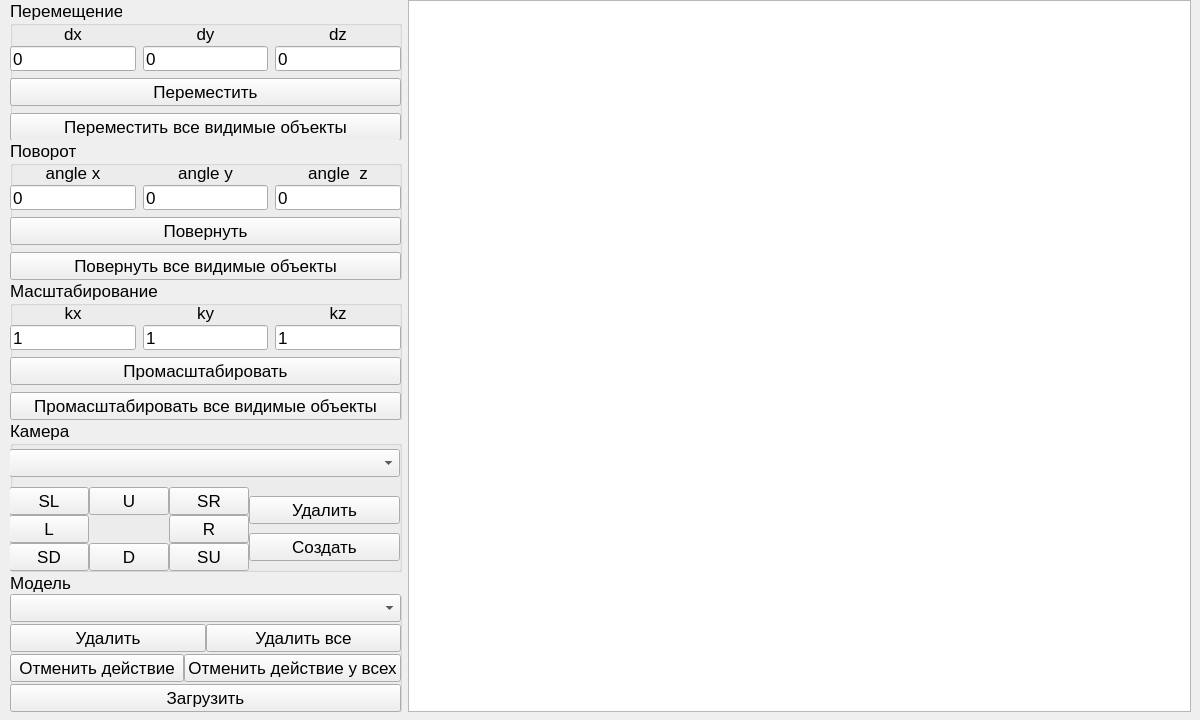
<?xml version="1.0" encoding="UTF-8"?>
<ui version="4.0">
 <class>MainWindow</class>
 <widget class="QMainWindow" name="MainWindow">
  <property name="geometry">
   <rect>
    <x>0</x>
    <y>0</y>
    <width>1200</width>
    <height>720</height>
   </rect>
  </property>
  <property name="minimumSize">
   <size>
    <width>1200</width>
    <height>720</height>
   </size>
  </property>
  <property name="maximumSize">
   <size>
    <width>1200</width>
    <height>720</height>
   </size>
  </property>
  <property name="windowTitle">
   <string>MainWindow</string>
  </property>
  <widget class="QWidget" name="centralwidget">
   <widget class="QWidget" name="horizontalLayoutWidget">
    <property name="geometry">
     <rect>
      <x>10</x>
      <y>0</y>
      <width>1181</width>
      <height>712</height>
     </rect>
    </property>
    <layout class="QHBoxLayout" name="horizontalLayout" stretch="2,4">
     <item>
      <layout class="QVBoxLayout" name="verticalLayout">
       <property name="spacing">
        <number>0</number>
       </property>
       <item>
        <widget class="QGroupBox" name="groupBox">
         <property name="maximumSize">
          <size>
           <width>16777215</width>
           <height>140</height>
          </size>
         </property>
         <property name="font">
          <font>
           <pointsize>13</pointsize>
          </font>
         </property>
         <property name="title">
          <string>Перемещение</string>
         </property>
         <widget class="QWidget" name="verticalLayoutWidget_2">
          <property name="geometry">
           <rect>
            <x>0</x>
            <y>20</y>
            <width>391</width>
            <height>123</height>
           </rect>
          </property>
          <layout class="QVBoxLayout" name="verticalLayout_2">
           <property name="spacing">
            <number>0</number>
           </property>
           <item>
            <layout class="QVBoxLayout" name="verticalLayout_6">
             <property name="spacing">
              <number>7</number>
             </property>
             <item>
              <layout class="QHBoxLayout" name="horizontalLayout_2">
               <item>
                <layout class="QVBoxLayout" name="verticalLayout_7">
                 <property name="spacing">
                  <number>0</number>
                 </property>
                 <item>
                  <widget class="QLabel" name="label_2">
                   <property name="maximumSize">
                    <size>
                     <width>16777215</width>
                     <height>25</height>
                    </size>
                   </property>
                   <property name="text">
                    <string>dx</string>
                   </property>
                   <property name="alignment">
                    <set>Qt::AlignCenter</set>
                   </property>
                  </widget>
                 </item>
                 <item>
                  <widget class="QLineEdit" name="input_dx">
                   <property name="sizePolicy">
                    <sizepolicy hsizetype="Preferred" vsizetype="Fixed">
                     <horstretch>0</horstretch>
                     <verstretch>0</verstretch>
                    </sizepolicy>
                   </property>
                   <property name="maximumSize">
                    <size>
                     <width>16777215</width>
                     <height>25</height>
                    </size>
                   </property>
                   <property name="text">
                    <string>0</string>
                   </property>
                  </widget>
                 </item>
                </layout>
               </item>
               <item>
                <layout class="QVBoxLayout" name="verticalLayout_8">
                 <property name="spacing">
                  <number>0</number>
                 </property>
                 <item>
                  <widget class="QLabel" name="label_4">
                   <property name="maximumSize">
                    <size>
                     <width>16777215</width>
                     <height>25</height>
                    </size>
                   </property>
                   <property name="text">
                    <string>dy</string>
                   </property>
                   <property name="alignment">
                    <set>Qt::AlignCenter</set>
                   </property>
                  </widget>
                 </item>
                 <item>
                  <widget class="QLineEdit" name="input_dy">
                   <property name="sizePolicy">
                    <sizepolicy hsizetype="Preferred" vsizetype="Fixed">
                     <horstretch>0</horstretch>
                     <verstretch>0</verstretch>
                    </sizepolicy>
                   </property>
                   <property name="maximumSize">
                    <size>
                     <width>16777215</width>
                     <height>25</height>
                    </size>
                   </property>
                   <property name="text">
                    <string>0</string>
                   </property>
                  </widget>
                 </item>
                </layout>
               </item>
               <item>
                <layout class="QVBoxLayout" name="verticalLayout_9">
                 <property name="spacing">
                  <number>0</number>
                 </property>
                 <item>
                  <widget class="QLabel" name="label_10">
                   <property name="maximumSize">
                    <size>
                     <width>16777215</width>
                     <height>25</height>
                    </size>
                   </property>
                   <property name="text">
                    <string>dz</string>
                   </property>
                   <property name="alignment">
                    <set>Qt::AlignCenter</set>
                   </property>
                  </widget>
                 </item>
                 <item>
                  <widget class="QLineEdit" name="input_dz">
                   <property name="sizePolicy">
                    <sizepolicy hsizetype="Preferred" vsizetype="Fixed">
                     <horstretch>0</horstretch>
                     <verstretch>0</verstretch>
                    </sizepolicy>
                   </property>
                   <property name="maximumSize">
                    <size>
                     <width>16777215</width>
                     <height>25</height>
                    </size>
                   </property>
                   <property name="text">
                    <string>0</string>
                   </property>
                  </widget>
                 </item>
                </layout>
               </item>
              </layout>
             </item>
             <item>
              <widget class="QPushButton" name="btn_move">
               <property name="text">
                <string>Переместить</string>
               </property>
              </widget>
             </item>
             <item>
              <widget class="QPushButton" name="btn_move_all">
               <property name="text">
                <string>Переместить все видимые объекты</string>
               </property>
              </widget>
             </item>
            </layout>
           </item>
          </layout>
         </widget>
        </widget>
       </item>
       <item>
        <widget class="QGroupBox" name="groupBox_2">
         <property name="maximumSize">
          <size>
           <width>16777215</width>
           <height>140</height>
          </size>
         </property>
         <property name="font">
          <font>
           <pointsize>13</pointsize>
          </font>
         </property>
         <property name="title">
          <string>Поворот</string>
         </property>
         <widget class="QWidget" name="verticalLayoutWidget_3">
          <property name="geometry">
           <rect>
            <x>0</x>
            <y>20</y>
            <width>391</width>
            <height>121</height>
           </rect>
          </property>
          <layout class="QVBoxLayout" name="verticalLayout_3">
           <property name="spacing">
            <number>0</number>
           </property>
           <item>
            <layout class="QVBoxLayout" name="verticalLayout_10">
             <property name="spacing">
              <number>7</number>
             </property>
             <item>
              <layout class="QHBoxLayout" name="horizontalLayout_3">
               <item>
                <layout class="QVBoxLayout" name="verticalLayout_11">
                 <property name="spacing">
                  <number>0</number>
                 </property>
                 <item>
                  <widget class="QLabel" name="label_3">
                   <property name="maximumSize">
                    <size>
                     <width>16777215</width>
                     <height>25</height>
                    </size>
                   </property>
                   <property name="text">
                    <string>angle x</string>
                   </property>
                   <property name="alignment">
                    <set>Qt::AlignCenter</set>
                   </property>
                  </widget>
                 </item>
                 <item>
                  <widget class="QLineEdit" name="input_angle_x">
                   <property name="sizePolicy">
                    <sizepolicy hsizetype="Preferred" vsizetype="Fixed">
                     <horstretch>0</horstretch>
                     <verstretch>0</verstretch>
                    </sizepolicy>
                   </property>
                   <property name="maximumSize">
                    <size>
                     <width>16777215</width>
                     <height>25</height>
                    </size>
                   </property>
                   <property name="text">
                    <string>0</string>
                   </property>
                  </widget>
                 </item>
                </layout>
               </item>
               <item>
                <layout class="QVBoxLayout" name="verticalLayout_12">
                 <property name="spacing">
                  <number>0</number>
                 </property>
                 <item>
                  <widget class="QLabel" name="label_5">
                   <property name="maximumSize">
                    <size>
                     <width>16777215</width>
                     <height>25</height>
                    </size>
                   </property>
                   <property name="text">
                    <string>angle y</string>
                   </property>
                   <property name="alignment">
                    <set>Qt::AlignCenter</set>
                   </property>
                  </widget>
                 </item>
                 <item>
                  <widget class="QLineEdit" name="input_angle_y">
                   <property name="sizePolicy">
                    <sizepolicy hsizetype="Preferred" vsizetype="Fixed">
                     <horstretch>0</horstretch>
                     <verstretch>0</verstretch>
                    </sizepolicy>
                   </property>
                   <property name="maximumSize">
                    <size>
                     <width>16777215</width>
                     <height>25</height>
                    </size>
                   </property>
                   <property name="text">
                    <string>0</string>
                   </property>
                  </widget>
                 </item>
                </layout>
               </item>
               <item>
                <layout class="QVBoxLayout" name="verticalLayout_13">
                 <property name="spacing">
                  <number>0</number>
                 </property>
                 <item>
                  <widget class="QLabel" name="label_11">
                   <property name="maximumSize">
                    <size>
                     <width>16777215</width>
                     <height>25</height>
                    </size>
                   </property>
                   <property name="text">
                    <string>angle  z</string>
                   </property>
                   <property name="alignment">
                    <set>Qt::AlignCenter</set>
                   </property>
                  </widget>
                 </item>
                 <item>
                  <widget class="QLineEdit" name="input_angle_z">
                   <property name="sizePolicy">
                    <sizepolicy hsizetype="Preferred" vsizetype="Fixed">
                     <horstretch>0</horstretch>
                     <verstretch>0</verstretch>
                    </sizepolicy>
                   </property>
                   <property name="maximumSize">
                    <size>
                     <width>16777215</width>
                     <height>25</height>
                    </size>
                   </property>
                   <property name="text">
                    <string>0</string>
                   </property>
                  </widget>
                 </item>
                </layout>
               </item>
              </layout>
             </item>
             <item>
              <widget class="QPushButton" name="btn_rotate">
               <property name="text">
                <string>Повернуть</string>
               </property>
              </widget>
             </item>
             <item>
              <widget class="QPushButton" name="btn_rotate_all">
               <property name="text">
                <string>Повернуть все видимые объекты</string>
               </property>
              </widget>
             </item>
            </layout>
           </item>
          </layout>
         </widget>
        </widget>
       </item>
       <item>
        <widget class="QGroupBox" name="groupBox_3">
         <property name="maximumSize">
          <size>
           <width>16777215</width>
           <height>140</height>
          </size>
         </property>
         <property name="font">
          <font>
           <pointsize>13</pointsize>
          </font>
         </property>
         <property name="title">
          <string>Масштабирование</string>
         </property>
         <widget class="QWidget" name="verticalLayoutWidget_4">
          <property name="geometry">
           <rect>
            <x>0</x>
            <y>20</y>
            <width>391</width>
            <height>121</height>
           </rect>
          </property>
          <layout class="QVBoxLayout" name="verticalLayout_4">
           <property name="spacing">
            <number>0</number>
           </property>
           <item>
            <layout class="QVBoxLayout" name="verticalLayout_14">
             <property name="spacing">
              <number>7</number>
             </property>
             <item>
              <layout class="QHBoxLayout" name="horizontalLayout_4">
               <item>
                <layout class="QVBoxLayout" name="verticalLayout_15">
                 <property name="spacing">
                  <number>0</number>
                 </property>
                 <item>
                  <widget class="QLabel" name="label_6">
                   <property name="maximumSize">
                    <size>
                     <width>16777215</width>
                     <height>25</height>
                    </size>
                   </property>
                   <property name="text">
                    <string>kx</string>
                   </property>
                   <property name="alignment">
                    <set>Qt::AlignCenter</set>
                   </property>
                  </widget>
                 </item>
                 <item>
                  <widget class="QLineEdit" name="input_kx">
                   <property name="sizePolicy">
                    <sizepolicy hsizetype="Preferred" vsizetype="Fixed">
                     <horstretch>0</horstretch>
                     <verstretch>0</verstretch>
                    </sizepolicy>
                   </property>
                   <property name="maximumSize">
                    <size>
                     <width>16777215</width>
                     <height>25</height>
                    </size>
                   </property>
                   <property name="text">
                    <string>1</string>
                   </property>
                  </widget>
                 </item>
                </layout>
               </item>
               <item>
                <layout class="QVBoxLayout" name="verticalLayout_16">
                 <property name="spacing">
                  <number>0</number>
                 </property>
                 <item>
                  <widget class="QLabel" name="label_7">
                   <property name="maximumSize">
                    <size>
                     <width>16777215</width>
                     <height>25</height>
                    </size>
                   </property>
                   <property name="text">
                    <string>ky</string>
                   </property>
                   <property name="alignment">
                    <set>Qt::AlignCenter</set>
                   </property>
                  </widget>
                 </item>
                 <item>
                  <widget class="QLineEdit" name="input_ky">
                   <property name="sizePolicy">
                    <sizepolicy hsizetype="Preferred" vsizetype="Fixed">
                     <horstretch>0</horstretch>
                     <verstretch>0</verstretch>
                    </sizepolicy>
                   </property>
                   <property name="maximumSize">
                    <size>
                     <width>16777215</width>
                     <height>25</height>
                    </size>
                   </property>
                   <property name="text">
                    <string>1</string>
                   </property>
                  </widget>
                 </item>
                </layout>
               </item>
               <item>
                <layout class="QVBoxLayout" name="verticalLayout_17">
                 <property name="spacing">
                  <number>0</number>
                 </property>
                 <item>
                  <widget class="QLabel" name="label_12">
                   <property name="maximumSize">
                    <size>
                     <width>16777215</width>
                     <height>25</height>
                    </size>
                   </property>
                   <property name="text">
                    <string>kz</string>
                   </property>
                   <property name="alignment">
                    <set>Qt::AlignCenter</set>
                   </property>
                  </widget>
                 </item>
                 <item>
                  <widget class="QLineEdit" name="input_kz">
                   <property name="sizePolicy">
                    <sizepolicy hsizetype="Preferred" vsizetype="Fixed">
                     <horstretch>0</horstretch>
                     <verstretch>0</verstretch>
                    </sizepolicy>
                   </property>
                   <property name="maximumSize">
                    <size>
                     <width>16777215</width>
                     <height>25</height>
                    </size>
                   </property>
                   <property name="text">
                    <string>1</string>
                   </property>
                  </widget>
                 </item>
                </layout>
               </item>
              </layout>
             </item>
             <item>
              <widget class="QPushButton" name="btn_scale">
               <property name="text">
                <string>Промасштабировать</string>
               </property>
              </widget>
             </item>
             <item>
              <widget class="QPushButton" name="btn_scale_all">
               <property name="text">
                <string>Промасштабировать все видимые объекты</string>
               </property>
              </widget>
             </item>
            </layout>
           </item>
          </layout>
         </widget>
        </widget>
       </item>
       <item>
        <widget class="QGroupBox" name="groupBox_5">
         <property name="maximumSize">
          <size>
           <width>16777215</width>
           <height>170</height>
          </size>
         </property>
         <property name="font">
          <font>
           <pointsize>13</pointsize>
          </font>
         </property>
         <property name="title">
          <string>Камера</string>
         </property>
         <widget class="QWidget" name="verticalLayoutWidget">
          <property name="geometry">
           <rect>
            <x>-1</x>
            <y>19</y>
            <width>391</width>
            <height>144</height>
           </rect>
          </property>
          <layout class="QVBoxLayout" name="verticalLayout_24">
           <property name="spacing">
            <number>0</number>
           </property>
           <item>
            <widget class="QComboBox" name="cameraCB"/>
           </item>
           <item>
            <layout class="QHBoxLayout" name="horizontalLayout_6">
             <item>
              <layout class="QGridLayout" name="gridLayout" columnstretch="0,0,0">
               <property name="spacing">
                <number>0</number>
               </property>
               <item row="1" column="0">
                <widget class="QPushButton" name="btn_left">
                 <property name="text">
                  <string>L</string>
                 </property>
                </widget>
               </item>
               <item row="0" column="1">
                <widget class="QPushButton" name="btn_up">
                 <property name="text">
                  <string>U</string>
                 </property>
                </widget>
               </item>
               <item row="0" column="0">
                <widget class="QPushButton" name="btn_spin_left">
                 <property name="text">
                  <string>SL</string>
                 </property>
                </widget>
               </item>
               <item row="2" column="0">
                <widget class="QPushButton" name="btn_spin_down">
                 <property name="text">
                  <string>SD</string>
                 </property>
                </widget>
               </item>
               <item row="0" column="2">
                <widget class="QPushButton" name="btn_spin_right">
                 <property name="text">
                  <string>SR</string>
                 </property>
                </widget>
               </item>
               <item row="2" column="1">
                <widget class="QPushButton" name="btn_down">
                 <property name="text">
                  <string>D</string>
                 </property>
                </widget>
               </item>
               <item row="1" column="2">
                <widget class="QPushButton" name="btn_right">
                 <property name="text">
                  <string>R</string>
                 </property>
                </widget>
               </item>
               <item row="2" column="2">
                <widget class="QPushButton" name="btn_spin_up">
                 <property name="text">
                  <string>SU</string>
                 </property>
                </widget>
               </item>
              </layout>
             </item>
             <item>
              <layout class="QVBoxLayout" name="verticalLayout_25">
               <item>
                <widget class="QPushButton" name="btn_delete_camera">
                 <property name="text">
                  <string>Удалить</string>
                 </property>
                </widget>
               </item>
               <item>
                <widget class="QPushButton" name="btn_new_camera">
                 <property name="text">
                  <string>Создать</string>
                 </property>
                </widget>
               </item>
              </layout>
             </item>
            </layout>
           </item>
          </layout>
         </widget>
        </widget>
       </item>
       <item>
        <widget class="QGroupBox" name="groupBox_4">
         <property name="maximumSize">
          <size>
           <width>16777215</width>
           <height>140</height>
          </size>
         </property>
         <property name="font">
          <font>
           <pointsize>13</pointsize>
          </font>
         </property>
         <property name="title">
          <string>Модель</string>
         </property>
         <widget class="QWidget" name="verticalLayoutWidget_5">
          <property name="geometry">
           <rect>
            <x>0</x>
            <y>20</y>
            <width>391</width>
            <height>124</height>
           </rect>
          </property>
          <layout class="QVBoxLayout" name="verticalLayout_5">
           <property name="spacing">
            <number>0</number>
           </property>
           <item>
            <widget class="QComboBox" name="modelCB"/>
           </item>
           <item>
            <layout class="QHBoxLayout" name="horizontalLayout_8">
             <item>
              <widget class="QPushButton" name="btn_delete_model">
               <property name="text">
                <string>Удалить</string>
               </property>
              </widget>
             </item>
             <item>
              <widget class="QPushButton" name="btn_delete_all_model">
               <property name="text">
                <string>Удалить все</string>
               </property>
              </widget>
             </item>
            </layout>
           </item>
           <item>
            <layout class="QHBoxLayout" name="horizontalLayout_5">
             <item>
              <widget class="QPushButton" name="btn_undo">
               <property name="text">
                <string>Отменить действие</string>
               </property>
              </widget>
             </item>
             <item>
              <widget class="QPushButton" name="btn_undo_all">
               <property name="text">
                <string>Отменить действие у всех</string>
               </property>
              </widget>
             </item>
            </layout>
           </item>
           <item>
            <widget class="QPushButton" name="btn_load_model">
             <property name="text">
              <string>Загрузить</string>
             </property>
            </widget>
           </item>
          </layout>
         </widget>
        </widget>
       </item>
      </layout>
     </item>
     <item>
      <widget class="QGraphicsView" name="graphicsView">
       <property name="sizePolicy">
        <sizepolicy hsizetype="Expanding" vsizetype="Expanding">
         <horstretch>0</horstretch>
         <verstretch>0</verstretch>
        </sizepolicy>
       </property>
       <property name="minimumSize">
        <size>
         <width>0</width>
         <height>0</height>
        </size>
       </property>
      </widget>
     </item>
    </layout>
   </widget>
  </widget>
 </widget>
 <resources/>
 <connections/>
</ui>
